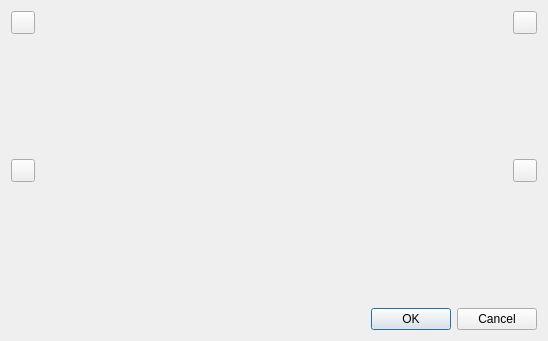
<?xml version="1.0" encoding="UTF-8"?>
<ui version="4.0">
 <class>SigParamSelectionDialog</class>
 <widget class="QDialog" name="SigParamSelectionDialog">
  <property name="geometry">
   <rect>
    <x>0</x>
    <y>0</y>
    <width>548</width>
    <height>341</height>
   </rect>
  </property>
  <property name="windowTitle">
   <string>Dialog</string>
  </property>
  <layout class="QVBoxLayout" name="verticalLayout">
   <item>
    <widget class="QWidget" name="widget" native="true">
     <layout class="QHBoxLayout" name="horizontalLayout">
      <property name="spacing">
       <number>0</number>
      </property>
      <property name="margin">
       <number>0</number>
      </property>
      <item>
       <widget class="QToolButton" name="btnGo">
        <property name="toolTip">
         <string>Jump to a specific position (in time) of the displayed signal (Alt+G)</string>
        </property>
        <property name="text">
         <string/>
        </property>
        <property name="icon">
         <iconset resource="resource.qrc">
          <normaloff>:/icon/go</normaloff>:/icon/go</iconset>
        </property>
        <property name="shortcut">
         <string>Alt+G</string>
        </property>
       </widget>
      </item>
      <item>
       <spacer name="horizontalSpacer">
        <property name="orientation">
         <enum>Qt::Horizontal</enum>
        </property>
        <property name="sizeHint" stdset="0">
         <size>
          <width>40</width>
          <height>20</height>
         </size>
        </property>
       </spacer>
      </item>
      <item>
       <widget class="QWidget" name="paramArea" native="true">
        <layout class="QHBoxLayout" name="paramAreaLayout">
         <property name="margin">
          <number>0</number>
         </property>
        </layout>
       </widget>
      </item>
      <item>
       <spacer name="horizontalSpacer_2">
        <property name="orientation">
         <enum>Qt::Horizontal</enum>
        </property>
        <property name="sizeHint" stdset="0">
         <size>
          <width>40</width>
          <height>20</height>
         </size>
        </property>
       </spacer>
      </item>
      <item>
       <widget class="QToolButton" name="btnWaveform">
        <property name="toolTip">
         <string>View original signal time domain waveforms in all channels (Alt+S)</string>
        </property>
        <property name="text">
         <string/>
        </property>
        <property name="icon">
         <iconset resource="resource.qrc">
          <normaloff>:/icon/waveform</normaloff>:/icon/waveform</iconset>
        </property>
        <property name="shortcut">
         <string>Alt+S</string>
        </property>
       </widget>
      </item>
     </layout>
    </widget>
   </item>
   <item>
    <widget class="QWidget" name="widget_2" native="true">
     <property name="sizePolicy">
      <sizepolicy hsizetype="Preferred" vsizetype="Expanding">
       <horstretch>0</horstretch>
       <verstretch>0</verstretch>
      </sizepolicy>
     </property>
     <layout class="QHBoxLayout" name="horizontalLayout_2">
      <property name="leftMargin">
       <number>0</number>
      </property>
      <property name="topMargin">
       <number>9</number>
      </property>
      <property name="rightMargin">
       <number>0</number>
      </property>
      <property name="bottomMargin">
       <number>9</number>
      </property>
      <item>
       <widget class="QToolButton" name="btnLeft">
        <property name="text">
         <string/>
        </property>
        <property name="icon">
         <iconset resource="resource.qrc">
          <normaloff>:/icon/left</normaloff>:/icon/left</iconset>
        </property>
        <property name="shortcut">
         <string>Left</string>
        </property>
       </widget>
      </item>
      <item>
       <widget class="QwtPlot" name="plot"/>
      </item>
      <item>
       <widget class="QToolButton" name="btnRight">
        <property name="text">
         <string/>
        </property>
        <property name="icon">
         <iconset resource="resource.qrc">
          <normaloff>:/icon/right</normaloff>:/icon/right</iconset>
        </property>
        <property name="shortcut">
         <string>Right</string>
        </property>
       </widget>
      </item>
     </layout>
    </widget>
   </item>
   <item>
    <widget class="QDialogButtonBox" name="buttonBox">
     <property name="orientation">
      <enum>Qt::Horizontal</enum>
     </property>
     <property name="standardButtons">
      <set>QDialogButtonBox::Cancel|QDialogButtonBox::Ok</set>
     </property>
    </widget>
   </item>
  </layout>
 </widget>
 <customwidgets>
  <customwidget>
   <class>QwtPlot</class>
   <extends>QFrame</extends>
   <header>qwt_plot.h</header>
  </customwidget>
 </customwidgets>
 <tabstops>
  <tabstop>buttonBox</tabstop>
  <tabstop>btnLeft</tabstop>
  <tabstop>btnRight</tabstop>
  <tabstop>btnGo</tabstop>
  <tabstop>btnWaveform</tabstop>
 </tabstops>
 <resources>
  <include location="resource.qrc"/>
 </resources>
 <connections>
  <connection>
   <sender>buttonBox</sender>
   <signal>accepted()</signal>
   <receiver>SigParamSelectionDialog</receiver>
   <slot>accept()</slot>
   <hints>
    <hint type="sourcelabel">
     <x>227</x>
     <y>367</y>
    </hint>
    <hint type="destinationlabel">
     <x>157</x>
     <y>274</y>
    </hint>
   </hints>
  </connection>
  <connection>
   <sender>buttonBox</sender>
   <signal>rejected()</signal>
   <receiver>SigParamSelectionDialog</receiver>
   <slot>reject()</slot>
   <hints>
    <hint type="sourcelabel">
     <x>295</x>
     <y>373</y>
    </hint>
    <hint type="destinationlabel">
     <x>286</x>
     <y>274</y>
    </hint>
   </hints>
  </connection>
 </connections>
</ui>
